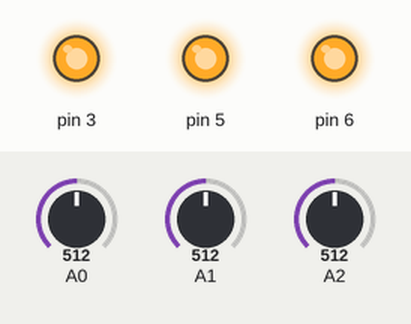
A sketch run on a simulated Arduino Uno, built with avr-gcc and run on an emulated ATmega328P. Shown: output pins drawn as LEDs (lit = HIGH). The test bench sets the inputs (shaded band); at power-on: A0 = 512, A1 = 512, A2 = 512.

Above: at 1.2 s.
1.3 s: A0 set to 5
2.8 s: A0 set to 2
At 4.0 s:
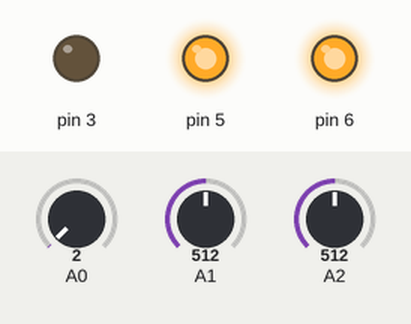
4.3 s: A1 set to 5
5.8 s: A1 set to 2
At 6.3 s:
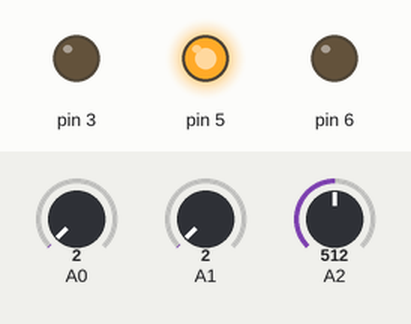
7.3 s: A2 set to 5
8.8 s: A2 set to 2
At 9.8 s:
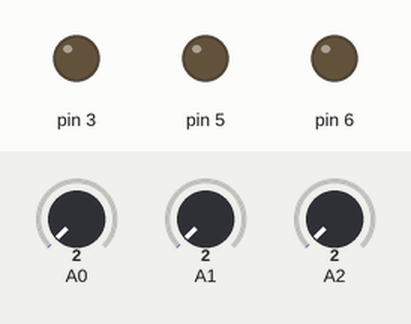
Timing chart, 0 to 11.3 s (numbered marks = the images above; inputs shaded):
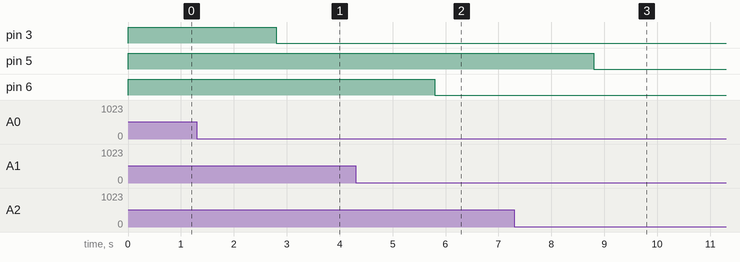

Measured:
- the behaviour switches between 4 and 3 on A0 (found by bisection; images 0 and 1)
- the behaviour switches between 4 and 3 on A1 (found by bisection; images 1 and 2)
- the behaviour switches between 4 and 3 on A2 (found by bisection; images 2 and 3)
- after the input at 1.3 s, every drawn part: stays the same
- after the input at 2.8 s, pin 3: HIGH → LOW at once
- after the input at 4.3 s, every drawn part: stays the same
- after the input at 5.8 s, pin 6: HIGH → LOW at once
- after the input at 7.3 s, every drawn part: stays the same
- after the input at 8.8 s, pin 5: HIGH → LOW at once

The sketch:

potenz_ledRGB.ino
```cpp
//questo programma modifica il colore di un led RGB attraverso 3 potenziometri
void setup()
{
  pinMode(A0, INPUT);
  pinMode(A1, INPUT);
  pinMode(A2, INPUT);
  pinMode(3, OUTPUT);
  pinMode(5, OUTPUT);
  pinMode(6, OUTPUT);
}

void loop()
{
  digitalWrite(3,analogRead(A0)/4);
  digitalWrite(6,analogRead(A1)/4);
  digitalWrite(5,analogRead(A2)/4);
}
```
